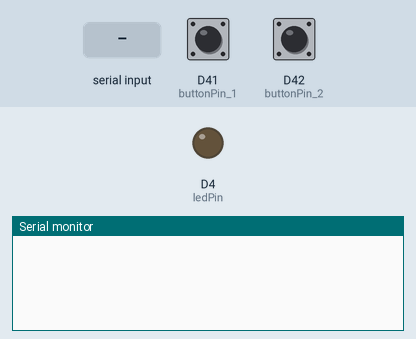
A sketch run on a simulated Arduino Due. On the bench: output pins drawn as LEDs (lit = HIGH), the last lines printed to the serial monitor. The inputs (shaded band) are chosen by the test bench; at power-on: D41 (buttonPin_1) HIGH, D42 (buttonPin_2) HIGH (analog values on the 0–1023 scale).

Above: at 1.2 s.
1.3 s: "A\n" received over Serial
At 1.6 s:
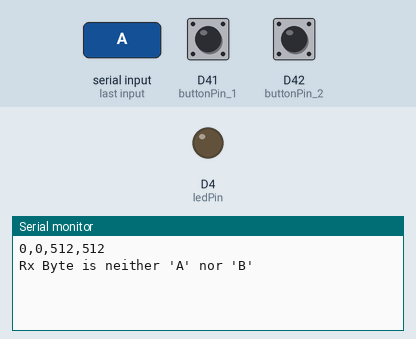
2.8 s: "B\n" received over Serial
At 4.0 s:
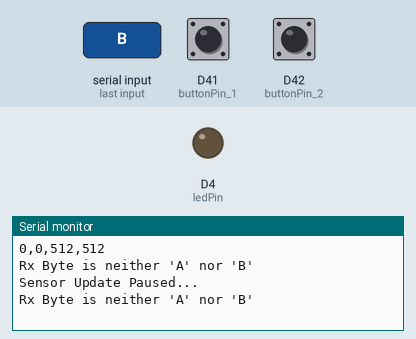

Measured:
- after the input at 1.3 s, the serial monitor: prints a new line at once (image 1)
- after the input at 2.8 s, the serial monitor: prints a new line at once (image 2)

The sketch:

Arduino_Code_nov11.ino
```cpp
//Serial Handshaking
//-Bi-Directional Serial communication betweeb Mircocontroller & P5,JS
// -Transmit(tx) and recieves (Rx) Serial Data
// - Recieves a control byte of either ASCII charcater 'A' or 'B'
// - Sends semsor sensor data when 'A' byte recieved
// - Sends status message when 'B' byte recieved

const int adcPin_1 = 1;
const int adcPin_2 = 2;
const int buttonPin_1 = 41;
const int buttonPin_2 = 42;
const int ledPin = 4;

bool buttonState_1 = 0;
bool buttonState_2 = 0;

int adcRead_1 = 0;
int adcRead_2 = 0;
int inByte = 0;


void setup()
{
  pinMode(buttonPin_1, INPUT_PULLUP);
 pinMode(buttonPin_2, INPUT_PULLUP);
 pinMode(ledPin,OUTPUT);
 digitalWrite(ledPin,0);
 analogReadResolution(10);
 Serial.begin(115200);

  // put your setup code here, to run once:

}

void loop()
{
  if (Serial.available()) // if serial buffer is greater thab zero...
  {
    inByte = Serial.read(); // store incoming byte
    if (inByte == 'A') // if incoming byte us 'A' ....
    {
      digitalWrite(ledPin,1); //turn led on
      adcRead_1 = analogRead(adcPin_1);
      adcRead_2 = analogRead(adcPin_2);
      buttonState_1 = !digitalRead(buttonPin_1);
      buttonState_2 = !digitalRead(buttonPin_2);
      Serial.print(buttonState_1);
      Serial.print(',');
      Serial.print(buttonState_2);
       Serial.print(',');
       Serial.print(adcRead_1);
        Serial.print(',');
        Serial.print(adcRead_2);
        Serial.print('\n');
    }
    else if (inByte == 'B')
    {
        digitalWrite(ledPin,0);
        Serial.println("Sensor Update Paused...");

    }

    else // if neither a nor B Rx'ed
    {
      digitalWrite (ledPin,0);
      Serial.println("Rx Byte is neither 'A' nor 'B'");

    }
  }
  // put your main code here, to run repeatedly:

}
```
